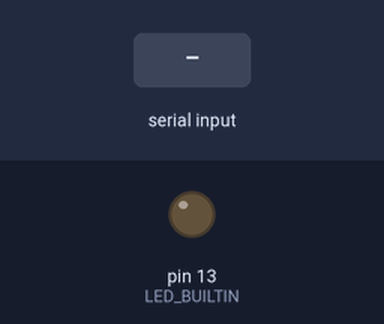
Simulated run of this sketch. Board: Arduino Uno, built with avr-gcc and run on an emulated ATmega328P. On the bench: output pins drawn as LEDs (lit = HIGH). The inputs (shaded band) are chosen by the test bench. What the sketch prints to the serial monitor is not drawn.

Above: at 1.2 s.
1.3 s: "s" received over Serial
At 5.1 s:
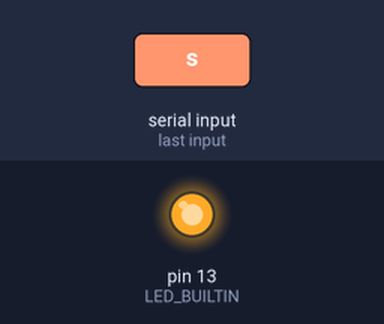
Timing chart, 0 to 10.3 s (numbered marks = the images above; inputs shaded):
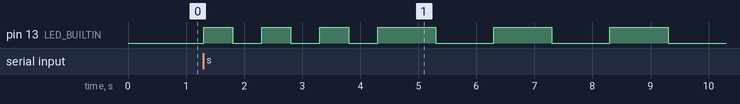

The sketch:

blink.ino
```cpp
char character;
void call_A()
{
  digitalWrite(LED_BUILTIN, HIGH);
  delay(100);
}
void call_SOS()
{
    for(int i=0;i<3;i++){
    digitalWrite(LED_BUILTIN, HIGH);
    delay(500);
    digitalWrite(LED_BUILTIN, LOW);
    delay(500);
   }
     for(int i=0;i<3;i++){
    digitalWrite(LED_BUILTIN, HIGH);
    delay(1000);
    digitalWrite(LED_BUILTIN, LOW);
    delay(1000);
   }
     for(int i=0;i<3;i++){
    digitalWrite(LED_BUILTIN, HIGH);
    delay(500);
    digitalWrite(LED_BUILTIN, LOW);
    delay(500);
   }
}

void setup() {
  pinMode(LED_BUILTIN, OUTPUT);
  Serial.begin(9600);
  Serial.println("helloworld");
}
void loop()
{
    while(1){
    if(Serial.available())
    {
        character = Serial.read();  // 입력 받은 값을 변수에 저장
	    if(character=='a')
        {
            call_A();
        }
      else if(character=='s')
        {
            call_SOS();
        }
        Serial.print(character);
    }
    }

}
```

Measured:
- after the input at 1.3 s, pin 13 (LED_BUILTIN): LOW → HIGH at once, then repeats every 2.0 s: HIGH 1.0 s, LOW 1.0 s
